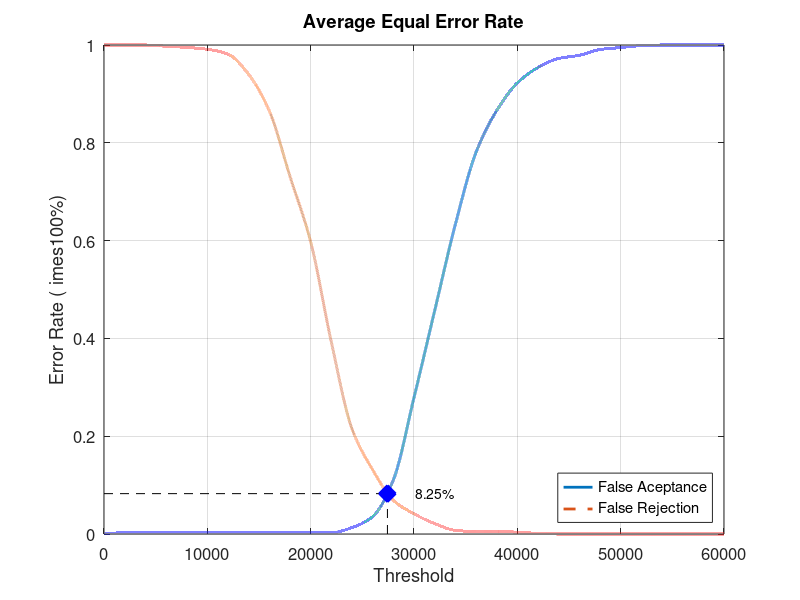
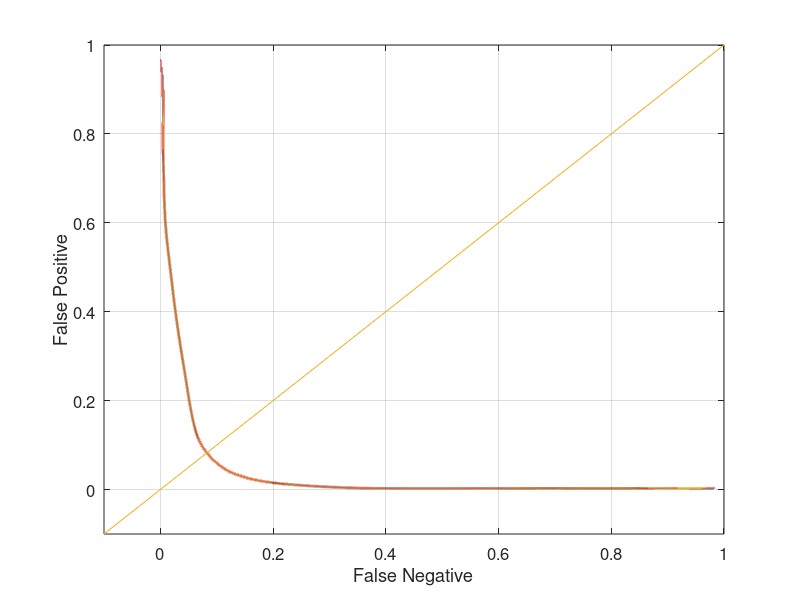

These figures' MATLAB source, in order:
close all;
clear;
clc;
x = 0:2000:60000;
xq = 0:0.5:60000;

y0 = [0 0.00263158 0.00263158 0.00263158 0.00263158 0.00263158 0.00263158 0.00263158 0.00263158 0.00263158 0.00263158 0.00263158 0.0131579 0.0355263 0.110526 0.278947 0.456579 0.632895 0.780263 0.865789 0.922368 0.953947 0.972368 0.978947 0.990789 0.994737 0.998684 1 1 1 1]
yy0 = interp1(x, y0, xq, 'pchip');
y1 = [1 1 1 0.9975 0.995 0.99125 0.98125 0.94 0.865 0.73125 0.5975 0.3925 0.215 0.13125 0.06875 0.04125 0.02125 0.0075 0.005 0.005 0.00375 0.00125 0 0 0 0 0 0 0 0 0]
yy1 = interp1(x, y1, xq, 'pchip');

% Calculating EER: 
y2 = abs(y0 - y1);
find(y2 == min(y2))
yy2 = abs(yy0 - yy1);
xEER = find(yy2 == min(yy2));
xEERIndex = xq(xEER) % X-axis EER
yEER = yy0(xEER) % Y-axis EER

main = figure
plot(xq, yy0,'-','LineWidth', 2);	hold on
plot(xq, yy1,'--','LineWidth', 2);	hold on
plot([xEERIndex xEERIndex], [0 yEER], 'k--');	hold on
plot([0 xEERIndex], [yEER yEER], 'k--');	hold on
plot(xEERIndex, yEER, 'bx', 'LineWidth', 10);	hold on
text(xEERIndex + 10 * xEERIndex / 100, yEER, [num2str(round((10000 * yEER)) / 100) '%'])
legend('False Aceptance', 'False Rejection', 'Location', 'SouthEast')
xlabel('Threshold')
ylabel('Error Rate (	imes100%)')
title('Average Equal Error Rate')
set(gca, 'FontSize', 12)
axis([0 60000 0 1])
grid on

print(main, 'Experiment3AverageMain', '-dpng');
FNRxFPR = figure('Color', [1 1 1]);
plot(yy1, yy0, '-', yy1, yy0, 'LineWidth', 2);
hold on
y = -0.1:0.1:1
plot(y, y); 
set(gca, 'FontSize', 12)
xlabel('False Negative')
ylabel('False Positive')
axis([-0.1 1 -0.1 1])
set(gca, 'FontSize', 12)
grid on

print(FNRxFPR, 'Experiment3AverageFNRxFPR','-dpng');
